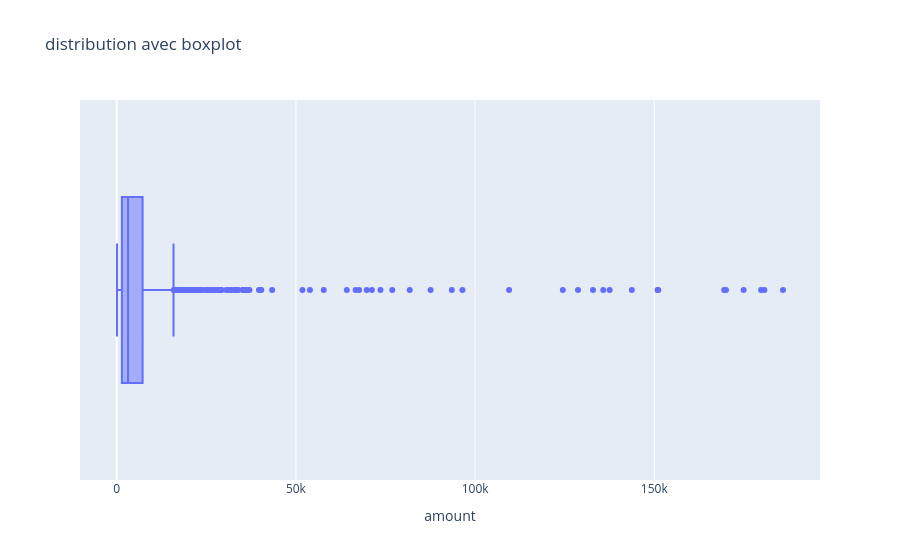
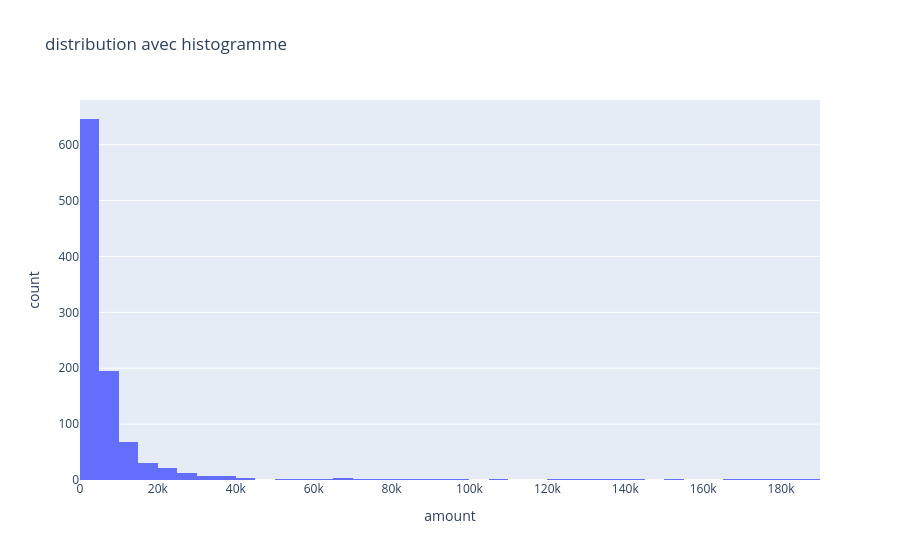

These figures' notebook cell, in order:
### Code cell
# ========================================
# Étape 1: Visualiser la distribution avec boxplot et histogramme
# ========================================

# TODO: Écrivez votre code ici
# Vérification
fig = px.box(df, x="amount",title = "distribution avec boxplot")
fig.show()
fig = px.histogram(df, x="amount", title = "distribution avec histogramme")
fig.show()

### Figure 1 — Plotly figure (JSON) as saved in the notebook; plotly's stock layout.template omitted (floating-point values rounded to 4 significant figures; data arrays with more than 128 entries replaced by an {"elided": "..."} marker saying what was removed)
{"data": [{"alignmentgroup": "True", "hovertemplate": "amount=%{x}<extra></extra>", "legendgroup": "", "marker": {"color": "#636efa"}, "name": "", "notched": false, "offsetgroup": "", "orientation": "h", "showlegend": false, "type": "box", "x": {"elided": "1020 float values"}, "x0": " ", "xaxis": "x", "y0": " ", "yaxis": "y"}], "layout": {"boxmode": "group", "legend": {"tracegroupgap": 0}, "title": {"text": "distribution avec boxplot"}, "xaxis": {"anchor": "y", "domain": [0, 1], "title": {"text": "amount"}}, "yaxis": {"anchor": "x", "domain": [0, 1]}}}

### Figure 2 — Plotly figure (JSON) as saved in the notebook; plotly's stock layout.template omitted (floating-point values rounded to 4 significant figures; data arrays with more than 128 entries replaced by an {"elided": "..."} marker saying what was removed)
{"data": [{"bingroup": "x", "hovertemplate": "amount=%{x}<br>count=%{y}<extra></extra>", "legendgroup": "", "marker": {"color": "#636efa", "pattern": {"shape": ""}}, "name": "", "orientation": "v", "showlegend": false, "type": "histogram", "x": {"elided": "1020 float values"}, "xaxis": "x", "yaxis": "y"}], "layout": {"barmode": "relative", "legend": {"tracegroupgap": 0}, "title": {"text": "distribution avec histogramme"}, "xaxis": {"anchor": "y", "domain": [0, 1], "title": {"text": "amount"}}, "yaxis": {"anchor": "x", "domain": [0, 1], "title": {"text": "count"}}}}
